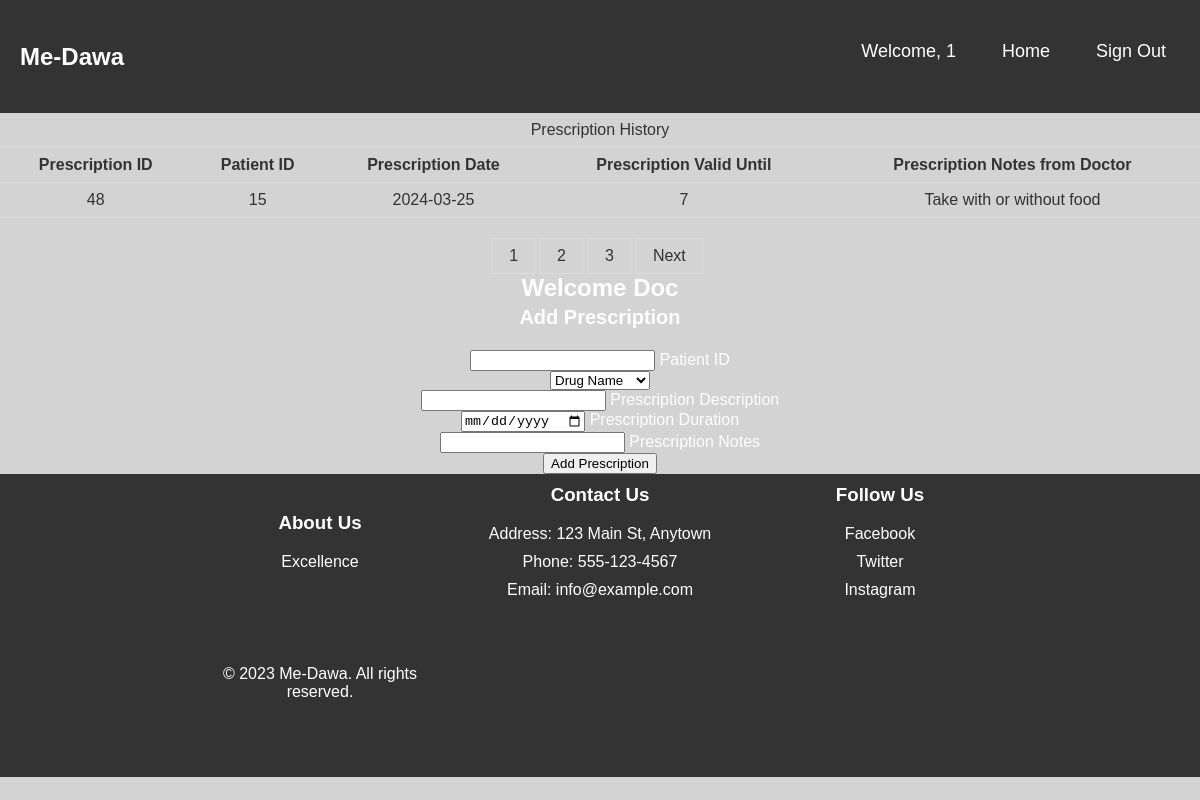
/view/doctor.php (signed in), run on the app's committed database.
### tables this page shows
CREATE TABLE `prescriptions` (
  `ID` int(11) NOT NULL,
  `patientID` int(11) DEFAULT NULL,
  `doctorID` int(11) DEFAULT NULL,
  `prescriptionDate` date DEFAULT NULL,
  `prescriptionDuration` int(11) DEFAULT NULL,
  `prescriptionNotes` varchar(255) DEFAULT NULL,
  `drugID` int(11) DEFAULT NULL
);

### database/database.php (called while the page is built, shortened)
<?php
class Database{
    private $connection;
    public function __construct() {
        $this->hostName = "localhost";
        $this->username = "root";
        $this->password = "";
        $this->databaseName = "me-dawa";
        try{
            $this->connection = new PDO("mysql:host=$this->hostName;dbname=$this->databaseName", $this->username, $this->password);
        } catch(PDOException $e){
            echo "Connection failed: " . $e->getMessage();
        }
    }
    function getUsersByEntityAndIDForDoctor($entity, $ID, $start_index, $results_per_page){
        $stmt = $this->connection->prepare("SELECT * FROM prescriptions WHERE doctorID = :ID LIMIT :start_index, :results_per_page");
        $stmt->bindParam(':ID', $ID);
        $stmt->bindParam(':start_index', $start_index, PDO::PARAM_INT);
        $stmt->bindParam(':results_per_page', $results_per_page, PDO::PARAM_INT);
        $stmt->execute();
        $result = $stmt->fetchAll(PDO::FETCH_ASSOC);
        return $result;
    }
    function getTotalUsersByEntity($entity){
        $stmt = $this->connection->prepare("SELECT COUNT(*) FROM $entity");
        $stmt->execute();
        $result = $stmt->fetchColumn();
        return $result;
    }
}
?>

### view/doctor.php (the view, shortened to what this page needs)
<!DOCTYPE html>
<html>
<head>
    <link rel="stylesheet" href="../Static/form.scss">
    <link rel="stylesheet" href="../Static/homepage.css">
</head>
<body>
<div>
  <nav class="navbar">
      <div class="logo">Me-Dawa</div>
      <ul class="nav-links">
          <div class="menu">
            <li>
              <?php
              $username = $_SESSION['username'];
              echo "Welcome, $username";
              ?>
              </li>
              <li><a href="../Templates/homepage.html">Home</a></li>
              <li><a href="../config/signout.php">Sign Out</a></li>
          </div>
      </ul>
  </nav>
</div>
<?php
        require_once '../database/database.php';
        $database = new Database();
        $doctorID = $_SESSION['username'];
        $entity = $_SESSION['entity'];
        $results_per_page = 5;
        $current_page = isset($_GET['page']) ? $_GET['page'] : 1;
        $start_index = ($current_page - 1) * $results_per_page;
        $users = $database->getUsersByEntityAndIDForDoctor($entity, $doctorID, $start_index, $results_per_page);
        echo '
        <table style="width: 100%; border-collapse: collapse;">
        <caption style="padding:8px; text-align: center; border-bottom: 1px solid #ddd; color: #333;">Prescription History</caption>
          <tr>
              <th style="padding: 8px; text-align: center; border-bottom: 1px solid #ddd; color: #333;">Prescription ID</th>
              <th style="padding: 8px; text-align: center; border-bottom: 1px solid #ddd; color: #333;">Patient ID</th>
              <th style="padding: 8px; text-align: center; border-bottom: 1px solid #ddd; color: #333;">Prescription Date</th>
              <th style="padding: 8px; text-align: center; border-bottom: 1px solid #ddd; color: #333;">Prescription Valid Until</th>
              <th style="padding: 8px; text-align: center; border-bottom: 1px solid #ddd; color: #333;">Prescription Notes from Doctor</th>
          </tr>';
          foreach ($users as $user) {
              echo ' <tr>
                        <td style="padding: 8px; text-align: center; border-bottom: 1px solid #ddd; color: #333;">' . $user['ID'] . '</td>
                        <td style="padding: 8px; text-align: center; border-bottom: 1px solid #ddd; color: #333;">' . $user['patientID'] . '</td>
                        <td style="padding: 8px; text-align: center; border-bottom: 1px solid #ddd; color: #333;">' . $user['prescriptionDate'] . '</td>
                        <td style="padding: 8px; text-align: center; border-bottom: 1px solid #ddd; color: #333;">' . $user['prescriptionDuration'] . '</td>
                        <td style="padding: 8px; text-align: center; border-bottom: 1px solid #ddd; color: #333;">' . $user['prescriptionNotes'] . '</td>
                      </tr>';
          }
        echo '</table>';
        $total_results = $database->getTotalUsersByEntity($entity);
        $total_pages = ceil($total_results / $results_per_page);
        echo '<div style="margin-top: 20px;">';
        for ($i = 1; $i <= $total_pages; $i++) {
          echo '<a href="patient.php?entity=' . $entity . '&page=' . $i . '" style="display: inline-block; padding: 8px 16px; text-decoration: none; color: #333; border: 1px solid #ddd; margin-right: 5px;">' . $i . '</a>';
        }
        if ($current_page < $total_pages) {
          echo '<a href="patient.php?entity=' . $entity . '&page=' . ($current_page + 1) . '" style="display: inline-block; padding: 8px 16px; text-decoration: none; color: #333; border: 1px solid #ddd; margin-right: 5px;">Next</a>';
        }
        echo '</div>';
        ?>
        <div class="card">
          <div class="card-image">
            <h2 class="card-heading">
              Welcome Doc<br>
              <small>Add Prescription</small>
            </h2>
          </div>
            <form class="card-form" method="post" action="../config/doctor.php">
              <div class="input">
                <input type="number" class="input-field" name="patientID"  required/>
                <label class="input-label">Patient ID</label>
              </div>
              <div class="input">
                <select name="  drugID" id="drugID" class="input-field" value="">
                  <option value="" class="input" disabled selected>Drug Name</option>
                  <?php
                    include_once '../database/database.php';
                  ?>
                </select>
              </div>
              <div class="input">
                <input type="text" class="input-field" name="prescriptionDescription" required/>
                <label class="input-label">Prescription Description</label>
              </div>
              <div class="input">
                <input type="date" class="input-field" name="prescriptionDuration"  required/>
                <label class="input-label">Prescription Duration</label>
              </div>
              <div class="input">
                <input type="text" class="input-field" name="prescriptionNotes" required/>
                <label class="input-label">Prescription Notes</label>
              </div>
              <div class="action">
                <input type="submit" class="action-button" value="Add Prescription" />
              </div>
            </form>
        </div>
<footer class="footer">
    <div class="footer-container">
      <div class="row">
        <div class="footer-col">
          <h3>About Us</h3>
          <p>Excellence</p>
        </div>
        <div class="footer-col">
          <h3>Contact Us</h3>
          <ul>
            <li>Address: 123 Main St, Anytown </li>
            <li>Phone: 555-123-4567</li>
            <li>Email: info@example.com</li>
          </ul>
        </div>
        <div class="footer-col">
          <h3>Follow Us</h3>
          <ul>
            <li><a href="#">Facebook</a></li>
            <li><a href="#">Twitter</a></li>
            <li><a href="#">Instagram</a></li>
          </ul>
        </div>
      </div>
      <div class="row">
        <div class="footer-col">
          <p>&copy; 2023 Me-Dawa. All rights reserved.</p>
        </div>
      </div>
    </div>
  </footer>
</body>
</html>

### Static/homepage.css (style rules this page uses)
.navbar { display: flex; align-items: center; justify-content: space-between; padding: 20px; background-color: #333; color: #fff; }
.nav-links a { color: #fff; }
.logo { font-size: 24px; font-weight: 600; }
.menu { display: flex; gap: 1em; font-size: 18px; }
.menu li { padding: 5px 14px; }
body { margin: 0; background: lightgray; text-align: center; font-family: sans-serif; color: #fefefe; }
.row { display: flex; flex-wrap: wrap; justify-content: center; align-items: center; margin-bottom: 50px; }
h2, p { margin-top: 0; }
.footer { background-color: #333; color: #fff; padding: 10px 0; display: flex; flex: 1; flex-shrink: 0; }
.footer-container { max-width: 800px; margin: 0 auto; width: 100%; }
.row { display: flex; flex-wrap: wrap; justify-content: space-between; }
.footer-col { flex-basis: 30%; }
h3 { margin-top: 0; }
ul { list-style: none; padding: 0; }
ul li { margin-bottom: 10px; }
a { color: #fff; text-decoration: none; }

### data on the page
prescriptions: ID "48", patientID "15", prescriptionDate "2024-03-25", prescriptionDuration "7", prescriptionNotes "Take with or without food"

### other printed values
$username "1"
